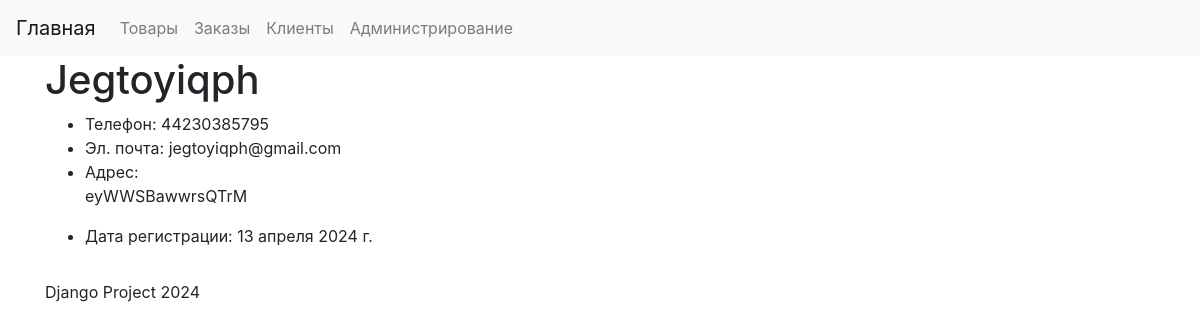
The app's page /users/1/, older data.
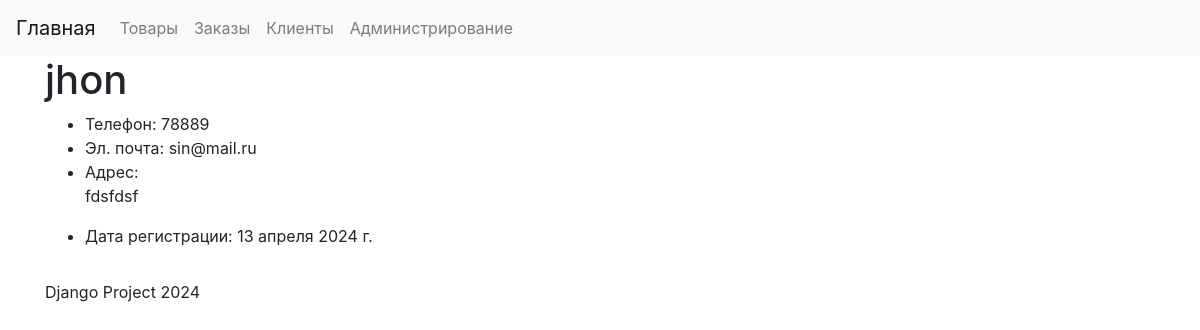
The same page, newer data.
### user/models.py (models this page shows, shortened)
class User(models.Model):
    name = models.CharField(max_length=255, verbose_name='Имя клиента')
    email = models.EmailField(verbose_name='Почтовый адрес')
    phone_number = models.CharField(max_length=15, verbose_name='Номер телефона')
    address = models.TextField(verbose_name='Адрес')
    registration_date = models.DateField(auto_now_add=True, verbose_name='Дата регистрации')
    class Meta:
        verbose_name = 'Клиент'
        verbose_name_plural = 'Клиенты'

### user/views.py (the view)
# urls.py: path('<int:user_id>/', fetch_user, name='user_view'),
def fetch_user(request, user_id):
    user = get_object_or_404(User, pk=user_id)
    return render(request, 'user/user_detail.html', {'user': user})

### user/templates/user/user_detail.html (shortened to what this page needs)
{% extends 'base.html' %}
{% block content %}
    <h1>{{ user.name }}</h1>
    <ul>
        <li>Телефон: {{ user.phone_number }}</li>
        <li>Эл. почта: {{ user.email }}</li>
        <li>Адрес: <br>
            <p>{{ user.address }}</p>
        </li>
        <li>Дата регистрации: {{ user.registration_date }}</li>
    </ul>
{% endblock %}

Row changes from the older to the newer data that the page shows:
changed User: name "Jegtoyiqph" → "jhon"; phone_number "44230385795" → "78889"; email "jegtoyiqph@gmail.com" → "sin@mail.ru"; address "eyWWSBawwrsQTrM" → "fdsfdsf"
